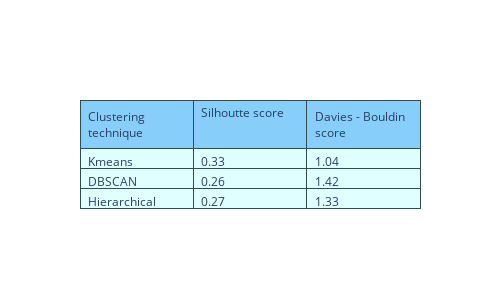

Notebook code cell kept with this figure:
### Code cell
fig = go.Figure(data=[go.Table(
    header=dict(values=['Clustering technique', 'Silhoutte score', ['Davies - Bouldin score']],
                line_color='darkslategray',
                fill_color='lightskyblue',
                align='left'),
    cells=dict(values=[['Kmeans', 'DBSCAN', 'Hierarchical'], # 1st column
                       [round(silhouette_score(df_1, kmeans.labels_),2),  round(silhouette_score(df_1, dbscan.labels_),2), round(silhouette_score(df_1, hier.labels_),2)], #2nd column
                       [round(davies_bouldin_score(df_1, kmeans.labels_),2),  round(davies_bouldin_score(df_1, dbscan.labels_),2), round(davies_bouldin_score(df_1, hier.labels_),2)]
                      ], # 3rd column
               line_color='darkslategray',
               fill_color='lightcyan',
               align='left'))
])

fig.update_layout(width=500, height=300)
fig.show()

### Figure 1 — Plotly figure (JSON) as saved in the notebook; plotly's stock layout.template omitted (floating-point values rounded to 4 significant figures)
{"data": [{"cells": {"align": "left", "fill": {"color": "lightcyan"}, "line": {"color": "darkslategray"}, "values": [["Kmeans", "DBSCAN", "Hierarchical"], [0.33, 0.26, 0.27], [1.04, 1.42, 1.33]]}, "header": {"align": "left", "fill": {"color": "lightskyblue"}, "line": {"color": "darkslategray"}, "values": ["Clustering technique", "Silhoutte score", ["Davies - Bouldin score"]]}, "type": "table"}], "layout": {"height": 300, "width": 500}}
